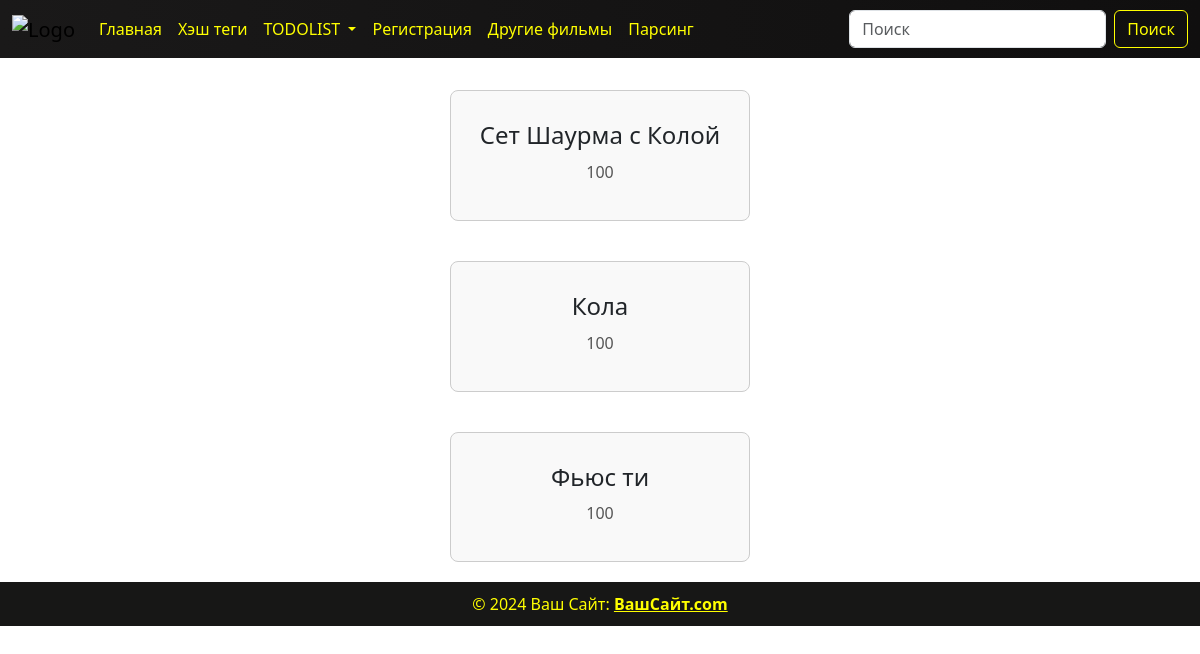
/drink_products/, run on the app's committed database.
### hastags/models.py (models this page shows, shortened)
class Product(models.Model):
    name = models.CharField(max_length=100)
    price = models.PositiveIntegerField(default=100)
    tags = models.ManyToManyField(Tag)

### hastags/views.py (the view)
# urls.py: path('drink_products/', views.DrinkProductView.as_view(), name='drink_products'),
class DrinkProductView(generic.ListView):
    template_name = 'hastags/drink_products.html'
    context_object_name = 'drink_product'
    model = models.Product
    def get_queryset(self):
        return self.model.objects.filter(tags__name='Напитки')

### templates/hastags/drink_products.html
{% load static %}
{% include 'components/header.html' %}
<link rel="stylesheet" href="{% static 'css/hastags.css' %}">
<link rel="stylesheet" href="{% static 'css/show.css' %}">
    {% for i in drink_product %}
    <div class="card">
        <h1>{{ i.name }}</h1>
        <p>{{ i.price }}</p>
    </div>
    {% endfor %}
{% include 'components/footer.html' %}

### static/css/hastags.css (style rules this page uses)
.card { border: 1px solid #ccc; padding: 20px; border-radius: 8px; width: 300px; text-align: center; background-color: #f9f9f9; margin: 20px auto; }
.card h1 { font-size: 24px; margin: 10px 0; }
.card p { font-size: 16px; color: #555; }

### static/css/show.css (style rules this page uses)
body { display: flex; flex-direction: column; min-height: 100vh; padding-top: 70px; background: url("https://i.pinimg.com/736x/e3/7d/a9/e37da92d1e32051af32a81a8950733f3.jpg"); background-repeat: no-repeat; background-size: cover; background-position: center; }
.card { height: 200px; }
.card { height: auto; }

### data on the page
Product: name "Сет Шаурма с Колой", price "100"
Product: name "Кола", price "100"
Product: name "Фьюс ти", price "100"
